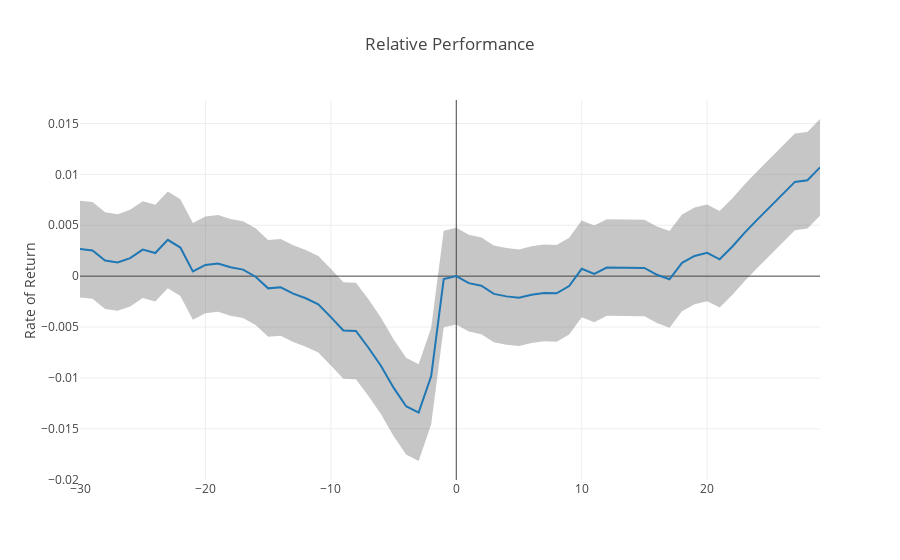
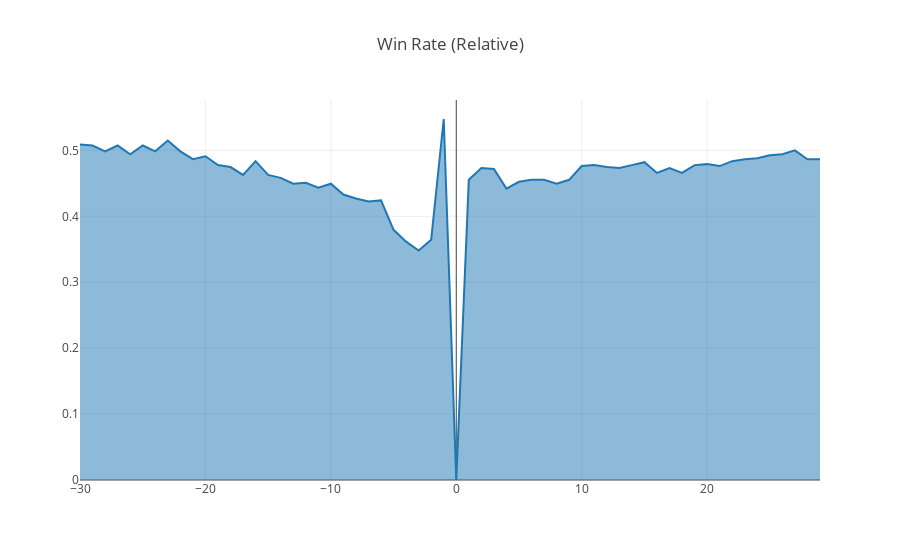

Notebook cell for these charts, in order:
### Code cell
E.get_relative_performance('000300.XSHG', 30, 30)
